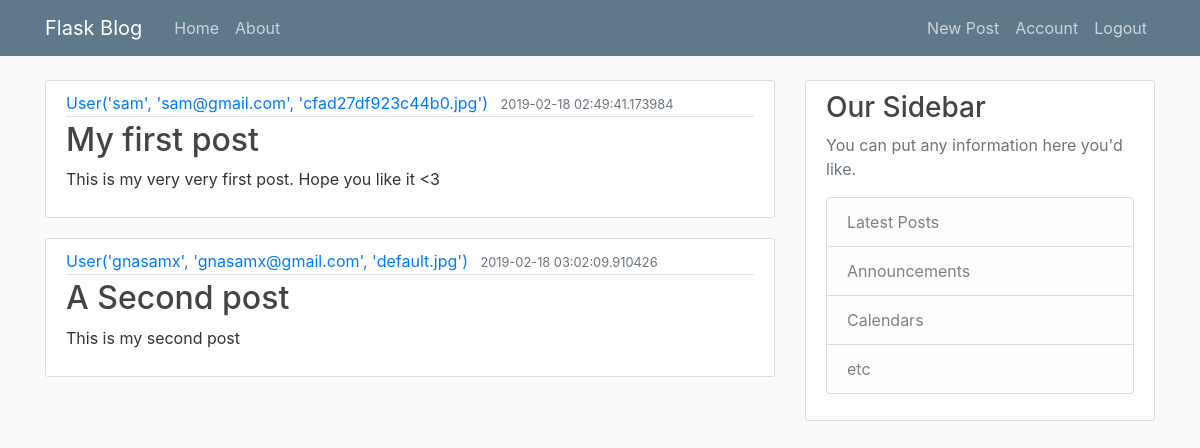
Screenshot of / (signed in) with the database file from the repository.
### flaskblog/models.py (models this page shows, shortened)
class Post(db.Model):
    id = db.Column(db.Integer, primary_key=True)
    title = db.Column(db.String(100), nullable=False)
    date_posted = db.Column(db.DateTime, nullable=False,
                            default=datetime.utcnow)
    content = db.Column(db.Text, nullable=False)
    user_id = db.Column(db.Integer, db.ForeignKey('user.id'), nullable=False)

class User(db.Model, UserMixin):
    id = db.Column(db.Integer, primary_key=True)
    username = db.Column(db.String(20), unique=True, nullable=False)
    email = db.Column(db.String(120), unique=True, nullable=False)
    image_file = db.Column(db.String(20), nullable=False,
                           default='default.jpg')
    password = db.Column(db.String(60), nullable=False)
    posts = db.relationship('Post', backref='author', lazy=True)
    def __repr__(self):
        return f"User('{self.username}', '{self.email}', '{self.image_file}')"

### flaskblog/routes.py (the view)
@app.route('/')
def home():
    posts = Post.query.all()
    return render_template('home.html', posts=posts)

### flaskblog/models.py (called while the page is built)
@login_manager.user_loader
def load_user(user_id):
    return User.query.get(int(user_id))

### flaskblog/templates/home.html
{% extends "layout.html" %} {% block content %} {% for post in posts %}
<article class="media content-section">
  <div class="media-body">
    <div class="article-metadata">
      <a class="mr-2" href="#">{{ post.author }}</a>
      <small class="text-muted">{{ post.date_posted }}</small>
    </div>
    <h2>
      <a class="article-title" href="#">{{ post.title }}</a>
    </h2>
    <p class="article-content">{{ post.content }}</p>
  </div>
</article>
{% endfor %} {% endblock %}

### flaskblog/static/main.css (style rules this page uses)
body { background: #fafafa; color: #333333; margin-top: 5rem; }
h1, h2, h3, h4, h5, h6 { color: #444444; }
.content-section { background: #ffffff; padding: 10px 20px; border: 1px solid #dddddd; border-radius: 3px; margin-bottom: 20px; }
.article-title { color: #444444; }
.article-content { white-space: pre-line; }
.article-metadata { padding-bottom: 1px; margin-bottom: 4px; border-bottom: 1px solid #e3e3e3 }

### rows the page displays
Post: author "User('sam', 'sam@gmail.com', 'cfad27df923c44b0.jpg')", date_posted "2019-02-18 02:49:41.173984", title "My first post", content "This is my very very first post. Hope you like it <3"
Post: author "User('gnasamx', 'gnasamx@gmail.com', 'default.jpg')", date_posted "2019-02-18 03:02:09.910426", title "A Second post", content "This is my second post"
